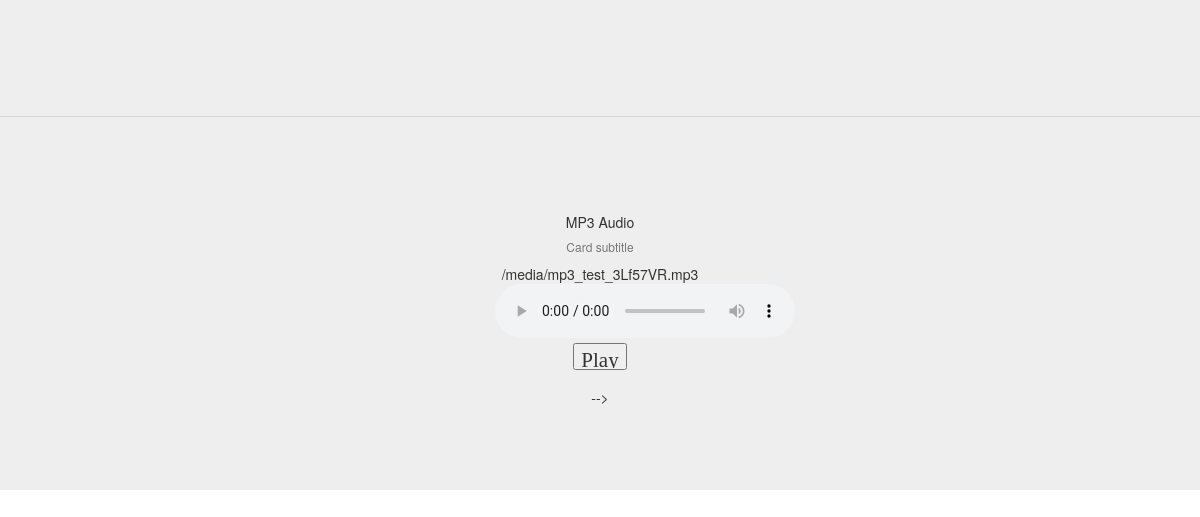
/list_all/, run on an earlier commit of the app's database.
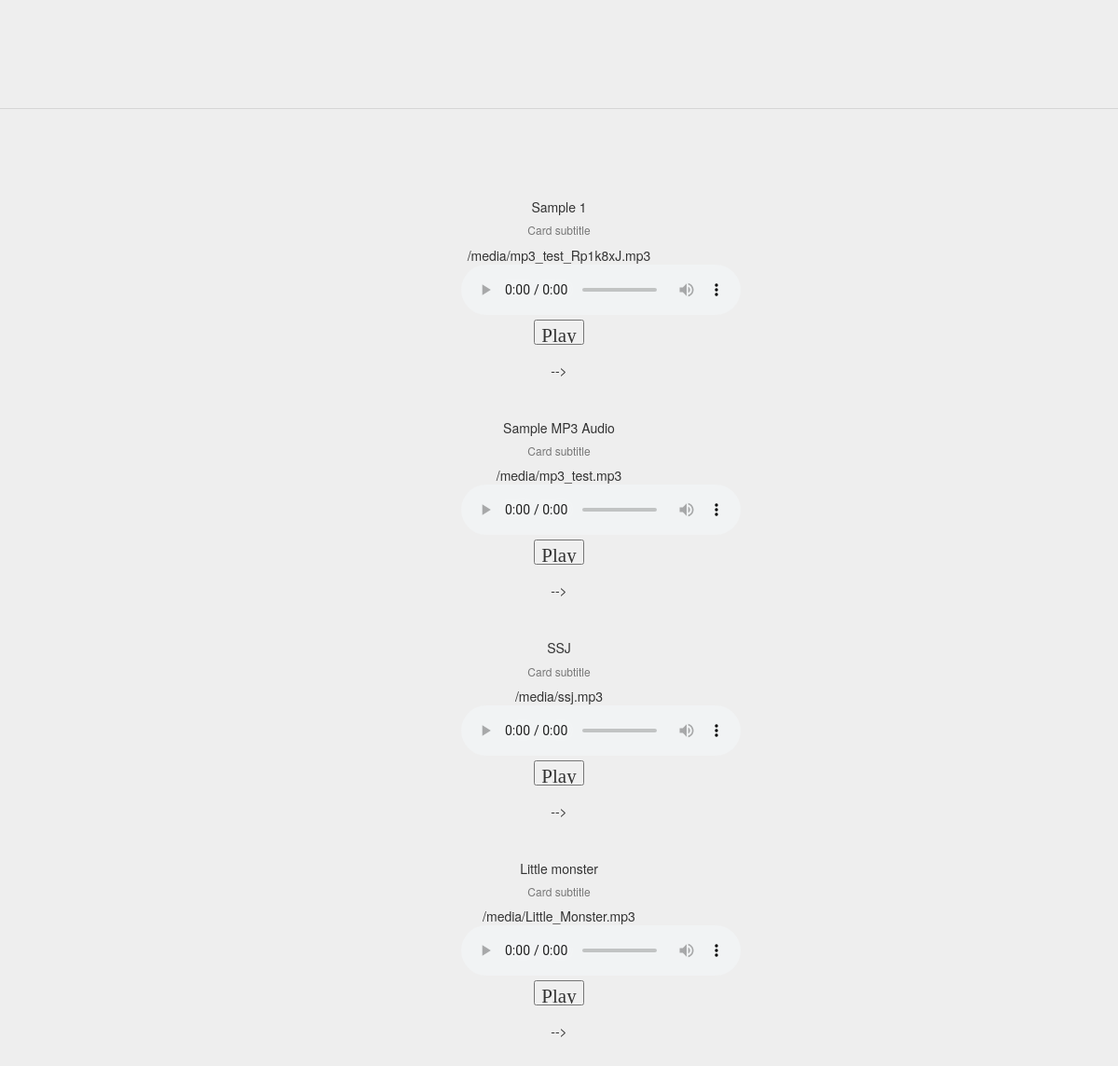
And on a later commit of the database.
### file_upload_app/models.py (models this page shows, shortened)
class User_Profile(models.Model):
    uuid = models.UUIDField(primary_key=True, default=uuid.uuid4, editable=False)
    music_file = models.FileField()
    music_name = models.CharField(max_length=200)
    extension = models.CharField(max_length=10, default='mp3', editable=False)
    is_being_played = models.BooleanField(default=False)

### file_upload_app/views.py (the view)
# urls.py: path('list_all/', list_all_files),
def list_all_files(request):
    all_files = User_Profile.objects.all()
    return render(request, 'details.html', {'music_files': all_files})

### file_upload_app/templates/details.html (shortened to what this page needs)
{% extends 'create.html' %} {% block replace %}
{% load static %}
<body>
<center>
  <div class="jumbotron">
    <hr class="my-4" />
  </div>
</center>
{% if music_files %} {% for song in music_files %}
<div class="card" style="width: 18rem;">
  <div class="card-body">
    <h5 class="card-title">{{ song.music_name }}</h5>
    <h6 class="card-subtitle mb-2 text-muted">Card subtitle</h6>
    <div class='row'>
      {{song.music_file.url}}
      <audio controls>
          <source src="{{song.music_file.url}}" type="audio/mpeg">
      </audio>
  </div>
    <form action="play_song/" method="POST">
      <p>
        <form action="/play_song/" method="POST">
          <input type="submit" class="glyphicon glyphicon-play" value="Play">
        </form>
         -->
      </p>
    </form>
  </div>
</div>
<br />
{% endfor %} {% else %}
<div>NO SONGS AT THIS MOMENT !!</div>
{% endif %} {% endblock %}

### file_upload_app/templates/create.html (shortened to what this page needs)
<!DOCTYPE html>
<html>
    <head>
        <link rel="stylesheet" href="https://maxcdn.bootstrapcdn.com/bootstrap/3.3.7/css/bootstrap.min.css">
    </head>
    <body>
        <center>
            <div class="jumbotron">
                        {% block replace %}{% endblock %}
    </body>
</html>

What changed in the data, as far as the page shows it:
removed User_Profile: music_name "MP3 Audio", music_file "/media/mp3_test_3Lf57VR.mp3"
added User_Profile: music_name "Sample 1", music_file "/media/mp3_test_Rp1k8xJ.mp3"
added User_Profile: music_name "Sample MP3 Audio", music_file "/media/mp3_test.mp3"
added User_Profile: music_name "SSJ", music_file "/media/ssj.mp3"
added User_Profile: music_name "Little monster", music_file "/media/Little_Monster.mp3"
